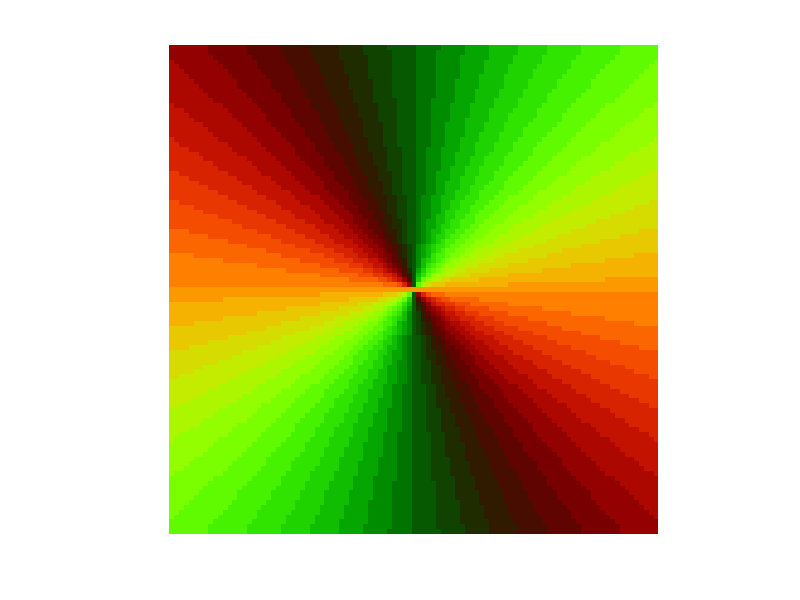

Source code (MATLAB):
function show_ori_image(ori)
% draw an orientation image using a cyclic colormap to avoid
% discontinuities

if nargin==0
	% generate synthetic radial map
	[xx,yy] = meshgrid(-50:50,-50:50);
	ori = (atan2(-yy,xx)+2*pi)*180/pi; % want rows to go from top to bottom
	ori = mod(ori,180);
end

% number of colours to use
ncols = 32;

% create cyclical colormap
t = linspace(0,2*pi,ncols);
cmap = [(cos(t)+1)/2; (sin(t)+1)/2; zeros(1,ncols)]';
cmap(1,:) = [0 0 0]; % add black for background

% convert to indexed colormap with zeros instead of NaNs
ori = (ncols-1) * (ori/180);

% show image (colour indices start at zero)
imshow(uint8(ori+1),cmap);


